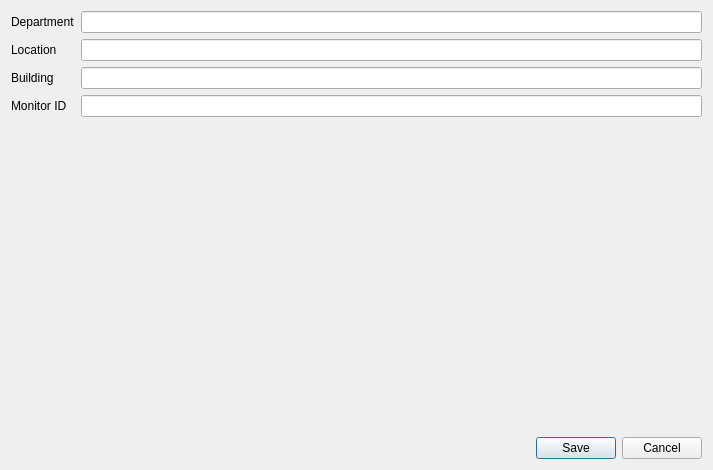
<?xml version="1.0" encoding="UTF-8"?>
<ui version="4.0">
 <class>AssistantCustomDataDlg</class>
 <widget class="QDialog" name="AssistantCustomDataDlg">
  <property name="geometry">
   <rect>
    <x>0</x>
    <y>0</y>
    <width>713</width>
    <height>470</height>
   </rect>
  </property>
  <property name="windowTitle">
   <string>Custom Data Fields</string>
  </property>
  <property name="modal">
   <bool>true</bool>
  </property>
  <layout class="QVBoxLayout" name="verticalLayout">
   <item>
    <layout class="QFormLayout" name="formLayout_3">
     <property name="fieldGrowthPolicy">
      <enum>QFormLayout::AllNonFixedFieldsGrow</enum>
     </property>
     <item row="0" column="0">
      <widget class="QLabel" name="label_21">
       <property name="text">
        <string>Department</string>
       </property>
      </widget>
     </item>
     <item row="1" column="0">
      <widget class="QLabel" name="label_22">
       <property name="text">
        <string>Location</string>
       </property>
      </widget>
     </item>
     <item row="2" column="0">
      <widget class="QLabel" name="label_25">
       <property name="text">
        <string>Building</string>
       </property>
      </widget>
     </item>
     <item row="3" column="0">
      <widget class="QLabel" name="label_24">
       <property name="text">
        <string>Monitor ID</string>
       </property>
      </widget>
     </item>
     <item row="0" column="1">
      <widget class="QLineEdit" name="valueEdit_department"/>
     </item>
     <item row="1" column="1">
      <widget class="QLineEdit" name="valueEdit_location"/>
     </item>
     <item row="2" column="1">
      <widget class="QLineEdit" name="valueEdit_building"/>
     </item>
     <item row="3" column="1">
      <widget class="QLineEdit" name="valueEdit_monitor_id"/>
     </item>
    </layout>
   </item>
   <item>
    <widget class="QDialogButtonBox" name="buttonBox">
     <property name="standardButtons">
      <set>QDialogButtonBox::Cancel|QDialogButtonBox::Save</set>
     </property>
    </widget>
   </item>
  </layout>
 </widget>
 <resources/>
 <connections/>
</ui>
